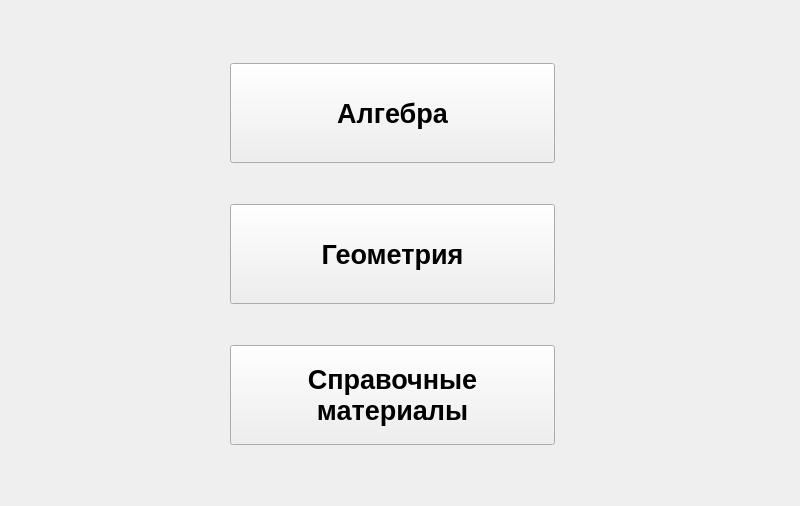
<?xml version="1.0" encoding="UTF-8"?>
<ui version="4.0">
 <class>TipeMath</class>
 <widget class="QMainWindow" name="TipeMath">
  <property name="geometry">
   <rect>
    <x>0</x>
    <y>0</y>
    <width>800</width>
    <height>506</height>
   </rect>
  </property>
  <property name="windowTitle">
   <string>MainWindow</string>
  </property>
  <widget class="QWidget" name="centralwidget">
   <widget class="QWidget" name="verticalLayoutWidget">
    <property name="geometry">
     <rect>
      <x>220</x>
      <y>20</y>
      <width>351</width>
      <height>471</height>
     </rect>
    </property>
    <layout class="QVBoxLayout" name="verticalLayout" stretch="100,100,0">
     <property name="spacing">
      <number>8</number>
     </property>
     <property name="sizeConstraint">
      <enum>QLayout::SetMinimumSize</enum>
     </property>
     <property name="leftMargin">
      <number>10</number>
     </property>
     <property name="topMargin">
      <number>10</number>
     </property>
     <property name="rightMargin">
      <number>10</number>
     </property>
     <property name="bottomMargin">
      <number>10</number>
     </property>
     <item>
      <widget class="QPushButton" name="pushButton">
       <property name="sizePolicy">
        <sizepolicy hsizetype="MinimumExpanding" vsizetype="Ignored">
         <horstretch>10</horstretch>
         <verstretch>10</verstretch>
        </sizepolicy>
       </property>
       <property name="minimumSize">
        <size>
         <width>10</width>
         <height>10</height>
        </size>
       </property>
       <property name="maximumSize">
        <size>
         <width>325</width>
         <height>100</height>
        </size>
       </property>
       <property name="sizeIncrement">
        <size>
         <width>1000</width>
         <height>1000</height>
        </size>
       </property>
       <property name="baseSize">
        <size>
         <width>1000</width>
         <height>1000</height>
        </size>
       </property>
       <property name="font">
        <font>
         <pointsize>20</pointsize>
         <weight>75</weight>
         <bold>true</bold>
        </font>
       </property>
       <property name="text">
        <string>Алгебра</string>
       </property>
       <property name="iconSize">
        <size>
         <width>16</width>
         <height>16</height>
        </size>
       </property>
      </widget>
     </item>
     <item>
      <widget class="QPushButton" name="pushButton_2">
       <property name="maximumSize">
        <size>
         <width>325</width>
         <height>100</height>
        </size>
       </property>
       <property name="font">
        <font>
         <pointsize>20</pointsize>
         <weight>75</weight>
         <bold>true</bold>
        </font>
       </property>
       <property name="text">
        <string>Геометрия</string>
       </property>
      </widget>
     </item>
     <item>
      <widget class="QPushButton" name="pushButton_4">
       <property name="maximumSize">
        <size>
         <width>325</width>
         <height>100</height>
        </size>
       </property>
       <property name="font">
        <font>
         <pointsize>20</pointsize>
         <weight>75</weight>
         <bold>true</bold>
        </font>
       </property>
       <property name="text">
        <string>Справочные 
материалы</string>
       </property>
       <property name="iconSize">
        <size>
         <width>28</width>
         <height>16</height>
        </size>
       </property>
       <property name="autoRepeatDelay">
        <number>329</number>
       </property>
      </widget>
     </item>
    </layout>
   </widget>
  </widget>
 </widget>
 <resources/>
 <connections/>
</ui>
